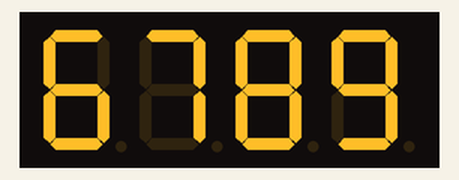
Bench run of a sketch on a simulated Arduino Uno, built with avr-gcc and run on an emulated ATmega328P. On the bench: 4-digit seven-segment display.

Above: at 0.1 s.
At 2.1 s:
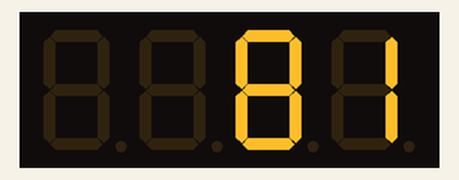
At 4.1 s:
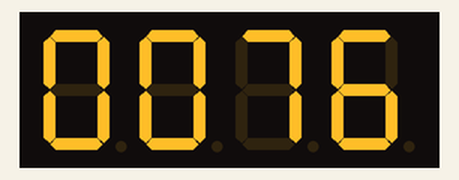
At 6.1 s:
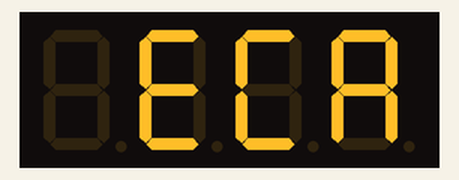
At 8.2 s:
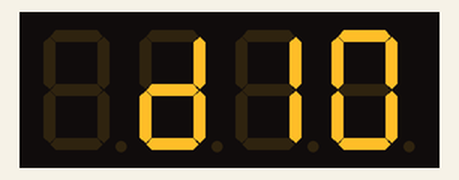
At 10.2 s:
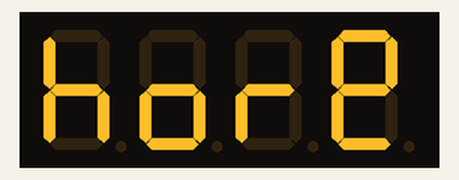

The sketch:

TUTORIAL_7SEGMENT_2.ino
```cpp
/*
   TUTORIAL SEVEN SEGMENT PADA ARDUINO
   MENGGUNAKAN CHIP TM1637
   MENULIS DIGIT

   Pinout :
   CLK -> D10
   DIO -> D11
*/

#include <Arduino.h>
#include <TM1637Display.h>

// Module connection pins (Digital Pins)
#define CLK 10
#define DIO 11

#define TEST_DELAY   2000

//custom karakter
const uint8_t SEG_HORE[] = {
  SEG_C | SEG_E | SEG_F | SEG_G,                    // h
  SEG_C | SEG_D | SEG_E | SEG_G,                    // o
  SEG_E | SEG_G,                                    // r
  SEG_A | SEG_B | SEG_D | SEG_E | SEG_F | SEG_G     // e
};

TM1637Display display(CLK, DIO);

void setup()
{
}

void loop()
{
  uint8_t data[] = { 0xff, 0xff, 0xff, 0xff };
  display.setBrightness(0x0f);

  // menampilkan digit manual per digit
  data[0] = display.encodeDigit(6); //menampilkan angka 6 di digit ke 1
  data[1] = display.encodeDigit(7); //menampilkan angka 7 di digit ke 2
  data[2] = display.encodeDigit(8); //menampilkan angka 8 di digit ke 3
  data[3] = display.encodeDigit(9); //menampilkan angka 9 di digit ke 4
  display.setSegments(data);
  delay(TEST_DELAY);

  // Menampilkan angka 81 rata kanan
  display.showNumberDec(81, false);
  delay(TEST_DELAY);

  // Menampilkan angka 76 rata kanan didahului angka 0
  display.showNumberDec(76, true);
  delay(TEST_DELAY);

  //menampilkan huruf hex ECA
  display.showNumberHexEx(0xeca);
  delay(TEST_DELAY);

  //menampilkan huruf hex DIO
  display.showNumberHexEx(0xd10);
  delay(TEST_DELAY);

  display.setSegments(SEG_HORE);
  delay(TEST_DELAY);

}
```

Measured:
- by itself, everything shown: repeats every 12.1 s, in 6 steps
- what the display in image 1 shows lasts 2.1 s, from 2.0 s to 4.1 s
